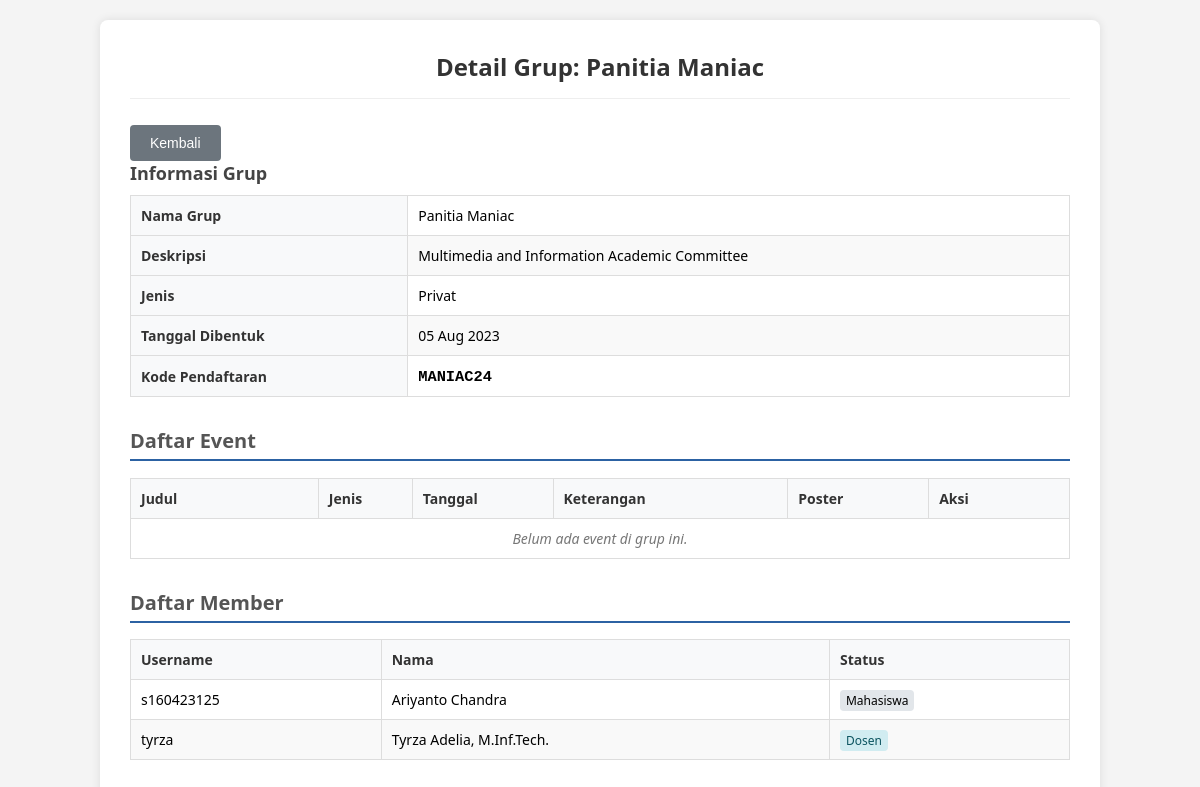
/detail_grup.php?id=2 (signed in), run on the app's committed database.
### tables this page shows
CREATE TABLE `grup` (
  `idgrup` int(11) NOT NULL,
  `username_pembuat` varchar(20) NOT NULL,
  `nama` varchar(45) DEFAULT NULL,
  `deskripsi` varchar(45) DEFAULT NULL,
  `tanggal_pembentukan` datetime DEFAULT NULL,
  `jenis` enum('Privat','Publik') DEFAULT NULL,
  `kode_pendaftaran` varchar(45) DEFAULT NULL
);

CREATE TABLE `member_grup` (
  `idgrup` int(11) NOT NULL,
  `username` varchar(20) NOT NULL
);

CREATE TABLE `mahasiswa` (
  `nrp` char(9) NOT NULL,
  `nama` varchar(45) DEFAULT NULL,
  `gender` enum('Pria','Wanita') DEFAULT NULL,
  `tanggal_lahir` date DEFAULT NULL,
  `angkatan` year(4) DEFAULT NULL,
  `foto_extention` varchar(4) DEFAULT NULL
);

CREATE TABLE `dosen` (
  `npk` char(6) NOT NULL,
  `nama` varchar(45) DEFAULT NULL,
  `foto_extension` varchar(4) DEFAULT NULL
);

### src/class/parent.php (called while the page is built, shortened)
<?php
class classParent {
	public function __construct(){
		$this->mysqli =
		new mysqli(SERVER, UID, PWD, DB);
	}
}
?>

### src/class/grup.php (called while the page is built, shortened)
<?php
require_once("parent.php");
class Grup extends classParent {
    public function getGrup($idgrup = null) {
        if ($idgrup) {
            $sql = "SELECT * FROM grup WHERE idgrup = ?";
            $stmt = $this->mysqli->prepare($sql);
            $stmt->bind_param("i", $idgrup);
            $stmt->execute();
            $res = $stmt->get_result();
            $data = $res->fetch_assoc();
            return $data;
        }
    }
}
?>

### src/class/member_grup.php (called while the page is built, shortened)
<?php
require_once("parent.php");
class MemberGrup extends classParent {
    public function getMembersByGroup($idgrup) {
        $sql = "SELECT mg.username, a.nrp_mahasiswa, a.npk_dosen, m.nama as nama_mahasiswa, d.nama as nama_dosen
                FROM member_grup mg
                LEFT JOIN akun a ON mg.username = a.username
                LEFT JOIN mahasiswa m ON a.nrp_mahasiswa = m.nrp
                LEFT JOIN dosen d ON a.npk_dosen = d.npk
                WHERE mg.idgrup = ?";
        $stmt = $this->mysqli->prepare($sql);
        $stmt->bind_param("i", $idgrup);
        $stmt->execute();
        $res = $stmt->get_result();
        $data = [];
        while ($row = $res->fetch_assoc()) {
            $data[] = $row;
        }
        return $data;
    }
}
?>

### src/detail_grup.php (the view, shortened to what this page needs)
<?php
require_once("class/grup.php");
require_once("class/member_grup.php");
$idgrup = $_GET['id'];
$grupObj = new Grup();
$memberObj = new MemberGrup();
$eventObj = new Event();
$grup = $grupObj->getGrup($idgrup);
$events = $eventObj->getEventByGroup($idgrup);
$members = $memberObj->getMembersByGroup($idgrup);
?>
<!DOCTYPE html>
<html>
<head>
    <link rel="stylesheet" href="style.css">
</head>
<body>
<div class="container wide">
    <h1>Detail Grup: <?php echo htmlentities($grup['nama']); ?></h1>
    <a href="display_grup.php"><button class="btn-back">Kembali</button></a>
    <h3>Informasi Grup</h3>
    <table>
        <?php
        echo '<tr><th>Nama Grup</th><td>' . htmlentities($grup['nama']) . '</td></tr>';
        echo '<tr><th>Deskripsi</th><td>' . nl2br(htmlentities($grup['deskripsi'])) . '</td></tr>';
        echo '<tr><th>Jenis</th><td>' . htmlentities($grup['jenis']) . '</td></tr>';
        echo '<tr><th>Tanggal Dibentuk</th><td>' . date('d M Y', strtotime($grup['tanggal_pembentukan'])) . '</td></tr>';
        echo '<tr><th>Kode Pendaftaran</th><td><span style="font-family:monospace; font-weight:bold; font-size:1.1em;">' . htmlentities($grup['kode_pendaftaran']) . '</span></td></tr>';
        ?>
    </table>
    <h2>Daftar Event</h2>
    <table border="1" cellpadding="8" cellspacing="0">
        <thead>
            <tr>
                <th style="width: 20%;">Judul</th>
                <th style="width: 10%;">Jenis</th>
                <th style="width: 15%;">Tanggal</th>
                <th>Keterangan</th>
                <th style="width: 15%;">Poster</th>
                <th style="width: 15%;">Aksi</th>
            </tr>
        </thead>
        <tbody>
            <?php
            if (empty($events)) {
                echo '<tr><td colspan="6" style="text-align:center; font-style:italic; color:#777;">Belum ada event di grup ini.</td></tr>';
            }
            ?>
        </tbody>
    </table>
    <h2>Daftar Member</h2>
    <table>
        <thead>
            <tr>
                <th>Username</th>
                <th>Nama</th>
                <th>Status</th>
            </tr>
        </thead>
        <tbody>
            <?php
            if (empty($members)) {
                echo '<tr><td colspan="3" style="text-align:center;">Belum ada member</td></tr>';
            } else {
                foreach ($members as $m) {
                    echo '<tr>';
                    echo '<td>' . htmlentities($m['username']) . '</td>';
                    echo '<td>';
                    if (!empty($m['nama_mahasiswa'])) echo $m['nama_mahasiswa'];
                    else if (!empty($m['nama_dosen'])) echo $m['nama_dosen'];
                    else echo "-";
                    echo '</td>';
                    echo '<td>';
                    if (!empty($m['nrp_mahasiswa'])) echo '<span style="background:#e2e6ea; padding:2px 6px; border-radius:4px; font-size:12px;">Mahasiswa</span>';
                    else if (!empty($m['npk_dosen'])) echo '<span style="background:#d1ecf1; color:#0c5460; padding:2px 6px; border-radius:4px; font-size:12px;">Dosen</span>';
                    else echo "Unknown";
                    echo '</td>';
                    echo '</tr>';
                }
            }
            ?>
        </tbody>
    </table>
</div>
</body>
</html>

### src/style.css (style rules this page uses)
* { box-sizing: border-box; }
body { font-family: 'Segoe UI', Tahoma, Geneva, Verdana, sans-serif; background-color: #f4f4f4; padding: 20px; margin: 0; }
.container { background: white; padding: 30px; border-radius: 8px; width: 95%; max-width: 600px; margin: auto; box-shadow: 0 0 10px rgba(0,0,0,0.1); }
.container.wide { max-width: 1000px; }
h1 { margin-top: 0; color: #333; text-align: center; border-bottom: 1px solid #eee; padding-bottom: 15px; font-size: 24px; }
h2, h2.section-title { color: #555; border-bottom: 2px solid #2c62a3; padding-bottom: 5px; margin-top: 30px; font-size: 20px; }
h3 { margin-top: 0; color: #444; margin-bottom: 10px; font-size: 18px; }
button, .btn { cursor: pointer; padding: 10px 20px; border: none; border-radius: 4px; font-size: 14px; margin-top: 10px; transition: background 0.3s; text-decoration: none; display: inline-block; }
.btn-back, .btn-secondary { background-color: #6c757d; color: white; }
table { border-collapse: collapse; width: 100%; margin-bottom: 20px; font-size: 14px; }
th, td { border: 1px solid #ddd; padding: 10px; text-align: left; vertical-align: middle; }
th { background-color: #f8f9fa; color: #333; font-weight: 600; }
tr:nth-child(even) { background-color: #f9f9f9; }

### data on the page
grup: nama "Panitia Maniac", deskripsi "Multimedia and Information Academic Committee", jenis "Privat", tanggal_pembentukan "05 Aug 2023", kode_pendaftaran "MANIAC24"
member_grup: username "s160423125", mahasiswa.nama "Ariyanto Chandra", shows "Mahasiswa"
member_grup: username "tyrza", dosen.nama "Tyrza Adelia, M.Inf.Tech.", shows "Dosen"
